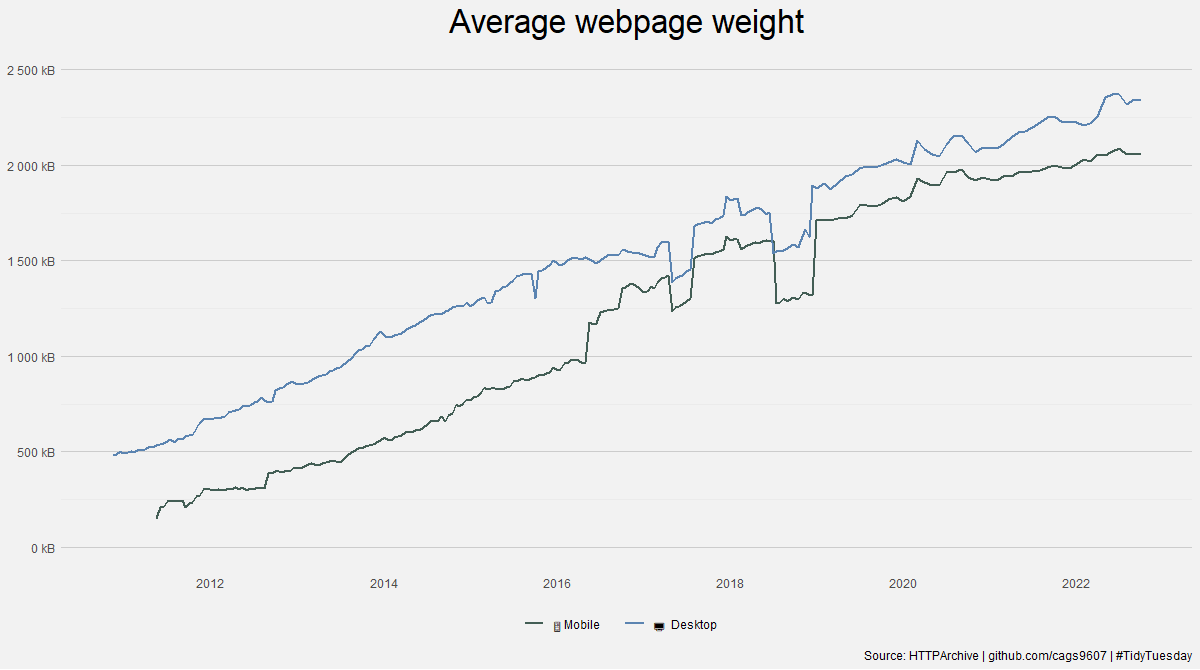

Recreate this plot in R.
library(tidyverse)
library(scales)
library(lubridate)

bytes_total = readr::read_csv('https://raw.githubusercontent.com/rfordatascience/tidytuesday/master/data/2022/2022-11-15/bytes_total.csv')%>% 
  mutate(date = ymd(date))

col1 = "#435E55"
col2 = "#5B84B1"

bytes_total %>% 
  mutate(client = if_else(client == "desktop", "???????  Desktop", "???? Mobile"),
         across(c(p50),~.x*1024)) %>% 
  ggplot(aes(date, p50, fill = client, color = client))+
  geom_line(size = 1)+
  scale_y_continuous(labels = label_bytes(units = "kB"),
                     limits = c(0, 2.5e6))+
  theme_minimal()+
  scale_color_manual(values = c(col1, col2)) +
  theme(legend.position = "bottom",
        plot.background = element_rect(fill = "grey95", color = NA),
        axis.title = element_blank(),
        plot.title = element_text(hjust = 0.5, size = 25),
        plot.subtitle = element_text(hjust = 0.5),
        panel.grid.major.x = element_blank(),
        panel.grid.minor.x = element_blank(),
        panel.grid.major.y = element_line(color = "gray80"))+
  labs(color = "",
       x = "",
       y = "",
       title = "Average webpage weight",
       caption = "Source: HTTPArchive | github.com/cags9607 | #TidyTuesday")
